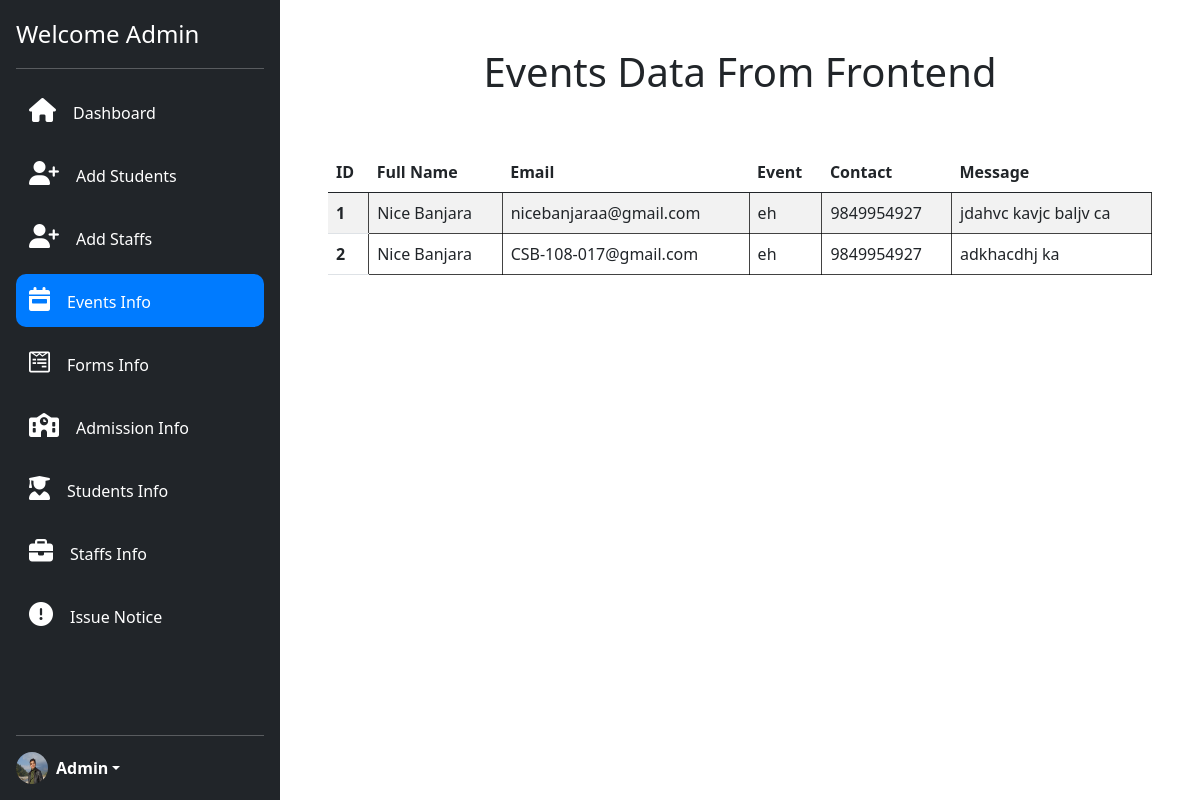
Screenshot of /events-info/ (signed in) with the database file from the repository.
### edu_app/models.py (models this page shows, shortened)
class Events(models.Model):
    name = models.CharField(max_length=50)
    email = models.EmailField(max_length=90)
    event = models.CharField(max_length=50)
    number = models.CharField(max_length=10)
    message = models.TextField(max_length=120)

### edu_app/views.py (the view)
# urls.py: path('events-info/', views.events_info, name='events-info'),
@login_required
def events_info(request):
    events = Events.objects.all()
    return render(request, 'backend/admin/events-info.html', {'events':events})

### templates/backend/admin/events-info.html (shortened to what this page needs)
{% extends 'core/admin-core.html' %}
{% load static %}
{% block content %}
<div class="data">
  <h1 class="text-center pb-5 text-dark">Events Data From Frontend</h1>
    {% if not events %}
        <h1 class="text-center">No data Found</h1>
    {% else %}
        <table class="table table-striped table-hover">
          <thead>
            <tr>
              <th scope="col">ID</th>
              <th scope="col">Full Name</th>
              <th scope="col">Email</th>
              <th scope="col">Event</th>
              <th scope="col">Contact</th>
              <th scope="col">Message</th>
            </tr>
          </thead>
          <tbody>
            {% for info in events %}
            <tr>
              <th scope="row">{{info.id}}</th>
              <td>{{info.name}}</td>
              <td>{{info.email}}</td>
              <td>{{info.event}}</td>
              <td>{{info.number}}</td>
              <td>{{info.message}}</td>
            </tr>
            {% endfor %}
          </tbody>
        </table>
    {% endif %}
</div>
{% endblock content %}

### static/style.css (style rules this page uses)
h1 { color: blue; }
.data { width: 83%; padding: 4%; }
td { border: 0.5px solid rgba(0, 0, 0, 0.74); }

### rows the page displays
Events: id "1", name "Nice Banjara", email "nicebanjaraa@gmail.com", event "eh", number "9849954927", message "jdahvc kavjc baljv ca"
Events: id "2", name "Nice Banjara", email "CSB-108-017@gmail.com", event "eh", number "9849954927", message "adkhacdhj ka"
